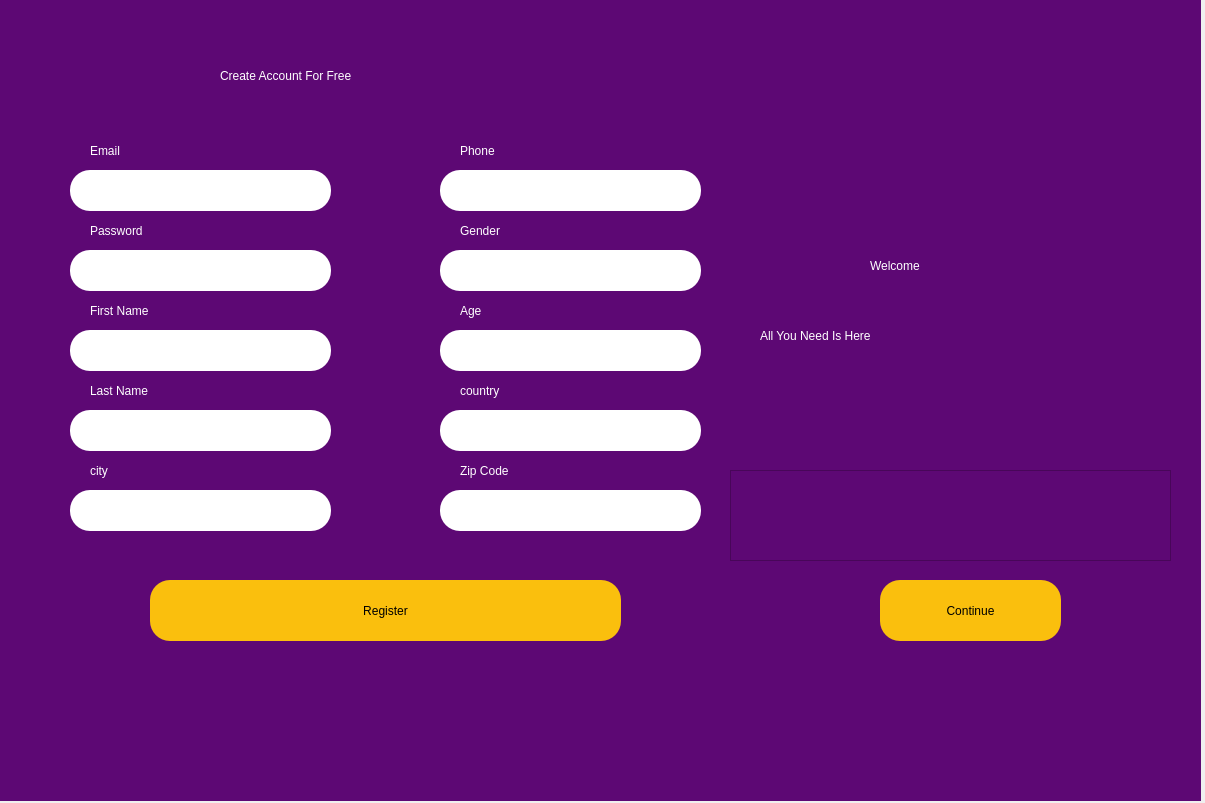
<?xml version="1.0" encoding="UTF-8"?>
<ui version="4.0">
 <class>Dialog</class>
 <widget class="QDialog" name="Dialog">
  <property name="geometry">
   <rect>
    <x>0</x>
    <y>0</y>
    <width>1205</width>
    <height>803</height>
   </rect>
  </property>
  <property name="windowTitle">
   <string>Dialog</string>
  </property>
  <widget class="QWidget" name="widget" native="true">
   <property name="geometry">
    <rect>
     <x>-570</x>
     <y>-190</y>
     <width>1771</width>
     <height>991</height>
    </rect>
   </property>
   <property name="styleSheet">
    <string notr="true">background-color: rgb(93, 8, 116);</string>
   </property>
   <widget class="QLabel" name="label">
    <property name="geometry">
     <rect>
      <x>1440</x>
      <y>430</y>
      <width>451</width>
      <height>51</height>
     </rect>
    </property>
    <property name="styleSheet">
     <string notr="true">font: 33pt &quot;MS Shell Dlg 2&quot;; color:rgb(255, 255, 255)</string>
    </property>
    <property name="text">
     <string>Welcome</string>
    </property>
   </widget>
   <widget class="QLabel" name="label_2">
    <property name="geometry">
     <rect>
      <x>790</x>
      <y>240</y>
      <width>461</width>
      <height>51</height>
     </rect>
    </property>
    <property name="styleSheet">
     <string notr="true">font: 23pt &quot;MS Shell Dlg 2&quot;; color:rgb(255, 255, 255)</string>
    </property>
    <property name="text">
     <string>Create Account For Free</string>
    </property>
   </widget>
   <widget class="QPushButton" name="registerbutt">
    <property name="geometry">
     <rect>
      <x>720</x>
      <y>770</y>
      <width>471</width>
      <height>61</height>
     </rect>
    </property>
    <property name="styleSheet">
     <string notr="true">border-radius:20px;
background-color: rgb(250, 191, 13);
font: 75 18pt &quot;MS Shell Dlg 2&quot;;</string>
    </property>
    <property name="text">
     <string>Register</string>
    </property>
   </widget>
   <widget class="QLineEdit" name="emailfield">
    <property name="geometry">
     <rect>
      <x>640</x>
      <y>360</y>
      <width>261</width>
      <height>41</height>
     </rect>
    </property>
    <property name="styleSheet">
     <string notr="true">border-radius:20px;
background-color: rgb(255, 255, 255);
font: 13pt &quot;MS Shell Dlg 2&quot;;</string>
    </property>
   </widget>
   <widget class="QLineEdit" name="passwordfield">
    <property name="geometry">
     <rect>
      <x>640</x>
      <y>440</y>
      <width>261</width>
      <height>41</height>
     </rect>
    </property>
    <property name="styleSheet">
     <string notr="true">border-radius:20px;
background-color: rgb(255, 255, 255);
font: 13pt &quot;MS Shell Dlg 2&quot;;</string>
    </property>
   </widget>
   <widget class="QLabel" name="label_3">
    <property name="geometry">
     <rect>
      <x>660</x>
      <y>330</y>
      <width>71</width>
      <height>21</height>
     </rect>
    </property>
    <property name="styleSheet">
     <string notr="true">font: 75 12pt &quot;MS Shell Dlg 2&quot;;
color: rgb(255, 255, 255);</string>
    </property>
    <property name="text">
     <string>Email</string>
    </property>
   </widget>
   <widget class="QLabel" name="label_4">
    <property name="geometry">
     <rect>
      <x>660</x>
      <y>410</y>
      <width>91</width>
      <height>21</height>
     </rect>
    </property>
    <property name="styleSheet">
     <string notr="true">font: 75 12pt &quot;MS Shell Dlg 2&quot;;
color: rgb(255, 255, 255);</string>
    </property>
    <property name="text">
     <string>Password</string>
    </property>
   </widget>
   <widget class="QLineEdit" name="city">
    <property name="geometry">
     <rect>
      <x>640</x>
      <y>680</y>
      <width>261</width>
      <height>41</height>
     </rect>
    </property>
    <property name="styleSheet">
     <string notr="true">border-radius:20px;
background-color: rgb(255, 255, 255);
font: 13pt &quot;MS Shell Dlg 2&quot;;</string>
    </property>
   </widget>
   <widget class="QLineEdit" name="age">
    <property name="geometry">
     <rect>
      <x>1010</x>
      <y>520</y>
      <width>261</width>
      <height>41</height>
     </rect>
    </property>
    <property name="styleSheet">
     <string notr="true">border-radius:20px;
background-color: rgb(255, 255, 255);
font: 13pt &quot;MS Shell Dlg 2&quot;;</string>
    </property>
   </widget>
   <widget class="QLineEdit" name="fname">
    <property name="geometry">
     <rect>
      <x>640</x>
      <y>520</y>
      <width>261</width>
      <height>41</height>
     </rect>
    </property>
    <property name="styleSheet">
     <string notr="true">border-radius:20px;
background-color: rgb(255, 255, 255);
font: 13pt &quot;MS Shell Dlg 2&quot;;</string>
    </property>
   </widget>
   <widget class="QLabel" name="label_5">
    <property name="geometry">
     <rect>
      <x>660</x>
      <y>490</y>
      <width>91</width>
      <height>21</height>
     </rect>
    </property>
    <property name="styleSheet">
     <string notr="true">font: 75 12pt &quot;MS Shell Dlg 2&quot;;
color: rgb(255, 255, 255);</string>
    </property>
    <property name="text">
     <string>First Name</string>
    </property>
   </widget>
   <widget class="QLabel" name="label_6">
    <property name="geometry">
     <rect>
      <x>1030</x>
      <y>490</y>
      <width>91</width>
      <height>21</height>
     </rect>
    </property>
    <property name="styleSheet">
     <string notr="true">font: 75 12pt &quot;MS Shell Dlg 2&quot;;
color: rgb(255, 255, 255);</string>
    </property>
    <property name="text">
     <string>Age</string>
    </property>
   </widget>
   <widget class="QLineEdit" name="lname">
    <property name="geometry">
     <rect>
      <x>640</x>
      <y>600</y>
      <width>261</width>
      <height>41</height>
     </rect>
    </property>
    <property name="styleSheet">
     <string notr="true">border-radius:20px;
background-color: rgb(255, 255, 255);
font: 13pt &quot;MS Shell Dlg 2&quot;;</string>
    </property>
   </widget>
   <widget class="QLabel" name="label_7">
    <property name="geometry">
     <rect>
      <x>660</x>
      <y>570</y>
      <width>91</width>
      <height>21</height>
     </rect>
    </property>
    <property name="styleSheet">
     <string notr="true">font: 75 12pt &quot;MS Shell Dlg 2&quot;;
color: rgb(255, 255, 255);</string>
    </property>
    <property name="text">
     <string>Last Name</string>
    </property>
   </widget>
   <widget class="QLineEdit" name="country">
    <property name="geometry">
     <rect>
      <x>1010</x>
      <y>600</y>
      <width>261</width>
      <height>41</height>
     </rect>
    </property>
    <property name="styleSheet">
     <string notr="true">border-radius:20px;
background-color: rgb(255, 255, 255);
font: 13pt &quot;MS Shell Dlg 2&quot;;</string>
    </property>
   </widget>
   <widget class="QLabel" name="label_8">
    <property name="geometry">
     <rect>
      <x>1030</x>
      <y>570</y>
      <width>91</width>
      <height>21</height>
     </rect>
    </property>
    <property name="styleSheet">
     <string notr="true">font: 75 12pt &quot;MS Shell Dlg 2&quot;;
color: rgb(255, 255, 255);</string>
    </property>
    <property name="text">
     <string>country</string>
    </property>
   </widget>
   <widget class="QLabel" name="label_9">
    <property name="geometry">
     <rect>
      <x>660</x>
      <y>650</y>
      <width>91</width>
      <height>21</height>
     </rect>
    </property>
    <property name="styleSheet">
     <string notr="true">font: 75 12pt &quot;MS Shell Dlg 2&quot;;
color: rgb(255, 255, 255);</string>
    </property>
    <property name="text">
     <string>city</string>
    </property>
   </widget>
   <widget class="QLineEdit" name="zip">
    <property name="geometry">
     <rect>
      <x>1010</x>
      <y>680</y>
      <width>261</width>
      <height>41</height>
     </rect>
    </property>
    <property name="styleSheet">
     <string notr="true">border-radius:20px;
background-color: rgb(255, 255, 255);
font: 13pt &quot;MS Shell Dlg 2&quot;;</string>
    </property>
   </widget>
   <widget class="QLabel" name="label_10">
    <property name="geometry">
     <rect>
      <x>1030</x>
      <y>650</y>
      <width>91</width>
      <height>21</height>
     </rect>
    </property>
    <property name="styleSheet">
     <string notr="true">font: 75 12pt &quot;MS Shell Dlg 2&quot;;
color: rgb(255, 255, 255);</string>
    </property>
    <property name="text">
     <string>Zip Code</string>
    </property>
   </widget>
   <widget class="QLineEdit" name="mobile">
    <property name="geometry">
     <rect>
      <x>1010</x>
      <y>360</y>
      <width>261</width>
      <height>41</height>
     </rect>
    </property>
    <property name="styleSheet">
     <string notr="true">border-radius:20px;
background-color: rgb(255, 255, 255);
font: 13pt &quot;MS Shell Dlg 2&quot;;</string>
    </property>
   </widget>
   <widget class="QLineEdit" name="gender">
    <property name="geometry">
     <rect>
      <x>1010</x>
      <y>440</y>
      <width>261</width>
      <height>41</height>
     </rect>
    </property>
    <property name="styleSheet">
     <string notr="true">border-radius:20px;
background-color: rgb(255, 255, 255);
font: 13pt &quot;MS Shell Dlg 2&quot;;</string>
    </property>
   </widget>
   <widget class="QLabel" name="label_11">
    <property name="geometry">
     <rect>
      <x>1030</x>
      <y>330</y>
      <width>81</width>
      <height>21</height>
     </rect>
    </property>
    <property name="styleSheet">
     <string notr="true">font: 75 12pt &quot;MS Shell Dlg 2&quot;;
color: rgb(255, 255, 255);</string>
    </property>
    <property name="text">
     <string>Phone</string>
    </property>
   </widget>
   <widget class="QLabel" name="label_12">
    <property name="geometry">
     <rect>
      <x>1030</x>
      <y>410</y>
      <width>71</width>
      <height>21</height>
     </rect>
    </property>
    <property name="styleSheet">
     <string notr="true">font: 75 12pt &quot;MS Shell Dlg 2&quot;;
color: rgb(255, 255, 255);</string>
    </property>
    <property name="text">
     <string>Gender</string>
    </property>
   </widget>
   <widget class="QLabel" name="error">
    <property name="geometry">
     <rect>
      <x>850</x>
      <y>730</y>
      <width>221</width>
      <height>31</height>
     </rect>
    </property>
    <property name="styleSheet">
     <string notr="true">font: 16pt &quot;MS Shell Dlg 2&quot;; 
font: 75 8pt &quot;MS Shell Dlg 2&quot;;
text-decoration: underline;
color: rgb(255, 0, 0);</string>
    </property>
    <property name="text">
     <string/>
    </property>
   </widget>
   <widget class="QLabel" name="label_13">
    <property name="geometry">
     <rect>
      <x>1330</x>
      <y>500</y>
      <width>451</width>
      <height>51</height>
     </rect>
    </property>
    <property name="styleSheet">
     <string notr="true">font: 33pt &quot;MS Shell Dlg 2&quot;; color:rgb(255, 255, 255)</string>
    </property>
    <property name="text">
     <string>All You Need Is Here</string>
    </property>
   </widget>
   <widget class="QPushButton" name="gotologpage">
    <property name="geometry">
     <rect>
      <x>1450</x>
      <y>770</y>
      <width>181</width>
      <height>61</height>
     </rect>
    </property>
    <property name="styleSheet">
     <string notr="true">border-radius:20px;
background-color: rgb(250, 191, 13);
font: 75 18pt &quot;MS Shell Dlg 2&quot;;</string>
    </property>
    <property name="text">
     <string>Continue</string>
    </property>
   </widget>
   <widget class="QTextEdit" name="done">
    <property name="geometry">
     <rect>
      <x>1300</x>
      <y>660</y>
      <width>441</width>
      <height>91</height>
     </rect>
    </property>
    <property name="styleSheet">
     <string notr="true">font: 22pt &quot;MS Shell Dlg 2&quot;; color:rgb(255, 255, 255)</string>
    </property>
    <property name="html">
     <string>&lt;!DOCTYPE HTML PUBLIC &quot;-//W3C//DTD HTML 4.0//EN&quot; &quot;http://www.w3.org/TR/REC-html40/strict.dtd&quot;&gt;
&lt;html&gt;&lt;head&gt;&lt;meta name=&quot;qrichtext&quot; content=&quot;1&quot; /&gt;&lt;style type=&quot;text/css&quot;&gt;
p, li { white-space: pre-wrap; }
&lt;/style&gt;&lt;/head&gt;&lt;body style=&quot; font-family:'MS Shell Dlg 2'; font-size:22pt; font-weight:400; font-style:normal;&quot;&gt;
&lt;p style=&quot;-qt-paragraph-type:empty; margin-top:0px; margin-bottom:0px; margin-left:0px; margin-right:0px; -qt-block-indent:0; text-indent:0px; font-size:26pt;&quot;&gt;&lt;br /&gt;&lt;/p&gt;&lt;/body&gt;&lt;/html&gt;</string>
    </property>
   </widget>
  </widget>
 </widget>
 <resources/>
 <connections/>
</ui>
